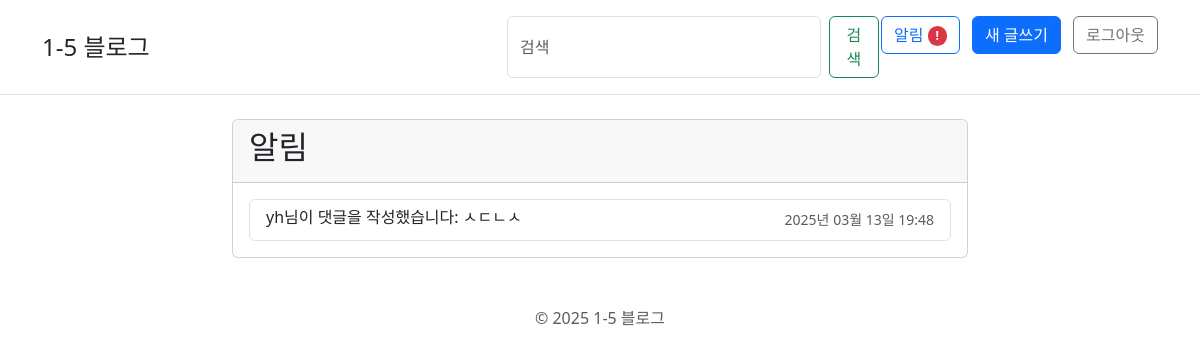
Before: /notifications/ (signed in) with the older database file.
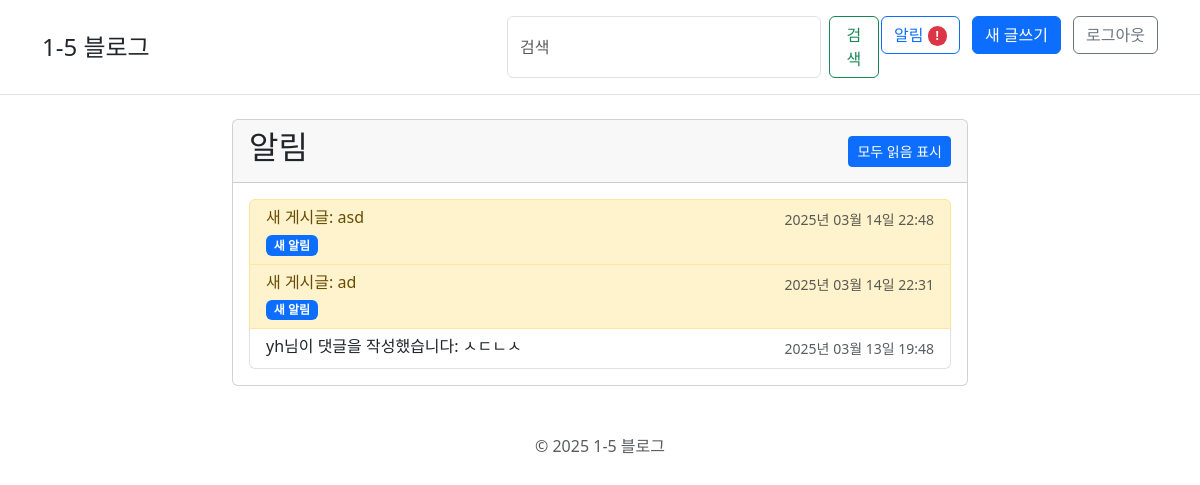
After: the same page with the newer database file.
### blog/models.py (models this page shows, shortened)
class Notification(models.Model):
    user = models.ForeignKey(settings.AUTH_USER_MODEL, on_delete=models.CASCADE, related_name='notifications', verbose_name='사용자')
    message = models.CharField(max_length=255, verbose_name='메시지')
    related_post = models.ForeignKey(Post, on_delete=models.CASCADE, null=True, blank=True, verbose_name='관련 게시글')
    is_read = models.BooleanField(default=False, verbose_name='읽음 여부')
    created_date = models.DateTimeField(default=timezone.now, verbose_name='생성일')
    class Meta:
        ordering = ['-created_date']
        verbose_name = '알림'
        verbose_name_plural = '알림'

### blog/views.py (the view)
# urls.py: path('notifications/', views.notifications, name='notifications'),
@login_required
def notifications(request):
    notifications = Notification.objects.filter(user=request.user)
    unread_count = notifications.filter(is_read=False).count()
    return render(request, 'blog/notifications.html', {
        'notifications': notifications,
        'unread_count': unread_count
    })

### templates/blog/notifications.html
{% extends 'base.html' %}
{% block content %}
<div class="col-md-8 offset-md-2">
    <div class="card">
        <div class="card-header d-flex justify-content-between align-items-center">
            <h2>알림</h2>
            {% if unread_count > 0 %}
            <a href="{% url 'mark_all_read' %}" class="btn btn-sm btn-primary">모두 읽음 표시</a>
            {% endif %}
        </div>
        <div class="card-body">
            {% if notifications %}
                <div class="list-group">
                    {% for notification in notifications %}
                        <a href="{% url 'mark_notification_read' pk=notification.pk %}"
                           class="list-group-item list-group-item-action {% if not notification.is_read %}list-group-item-warning{% endif %}">
                            <div class="d-flex justify-content-between align-items-center">
                                <h6 class="mb-1">{{ notification.message }}</h6>
                                <small class="text-muted">{{ notification.created_date|date:"Y년 m월 d일 H:i" }}</small>
                            </div>
                            {% if not notification.is_read %}
                                <span class="badge bg-primary">새 알림</span>
                            {% endif %}
                        </a>
                    {% endfor %}
                </div>
            {% else %}
                <p class="text-center">알림이 없습니다.</p>
            {% endif %}
        </div>
    </div>
</div>
{% endblock %}

### templates/base.html (shortened to what this page needs)
<!DOCTYPE html>
<html lang="ko">
<head>
    <link href="https://cdn.jsdelivr.net/npm/bootstrap@5.3.0-alpha1/dist/css/bootstrap.min.css" rel="stylesheet">
    <link rel="stylesheet" href="https://cdnjs.cloudflare.com/ajax/libs/font-awesome/6.0.0-beta3/css/all.min.css">
    {% load static %}
    <link rel="stylesheet" href="{% static 'css/blog.css' %}">
</head>
<body>
    <header class="py-3 mb-4 border-bottom">
        <div class="container d-flex flex-wrap justify-content-between">
            <a href="/" class="d-flex align-items-center mb-3 mb-lg-0 me-lg-auto text-dark text-decoration-none">
                <span class="fs-4">1-5 블로그</span>
            </a>
            <form class="col-md-4 d-flex" action="{% url 'search_results' %}" method="get">
                <input class="form-control me-2" type="search" placeholder="검색" aria-label="Search" name="q">
                <button class="btn btn-outline-success" type="submit">검색</button>
            </form>
            <div class="col-md-3 text-end">
                {% if user.is_authenticated %}
                    <a href="{% url 'notifications' %}" class="btn btn-outline-primary me-2">
                        알림
                        {% with notification_count=user.notifications.all %}
                            {% if notification_count %}
                                <span class="badge rounded-pill bg-danger">!</span>
                            {% endif %}
                        {% endwith %}
                    </a>
                    <a href="{% url 'post_new' %}" class="btn btn-primary me-2">새 글쓰기</a>
                    <form method="post" action="{% url 'logout' %}" class="d-inline">
                        <button type="submit" class="btn btn-outline-secondary">로그아웃</button>
                    </form>
                {% else %}
                    <a href="{% url 'login' %}" class="btn btn-outline-primary me-2">로그인</a>
                    <a href="{% url 'signup' %}" class="btn btn-primary">회원가입</a>
                {% endif %}
            </div>
        </div>
    </header>
    <main class="container">
        <div class="row">
            {% block content %}
            {% endblock %}
        </div>
    </main>
    <footer class="py-4 my-4">
        <div class="container">
            <p class="text-center text-muted">&copy; 2025 1-5 블로그</p>
        </div>
    </footer>
    {% load webpush_notifications %}
</body>
</html>

Changed rows visible on the page:
added Notification: message "새 게시글: asd", created_date "2025년 03월 14일 22:48", is_read "새 알림"
added Notification: message "새 게시글: ad", created_date "2025년 03월 14일 22:31", is_read "새 알림"
Other visible differences:
text now shown: "모두 읽음 표시"
